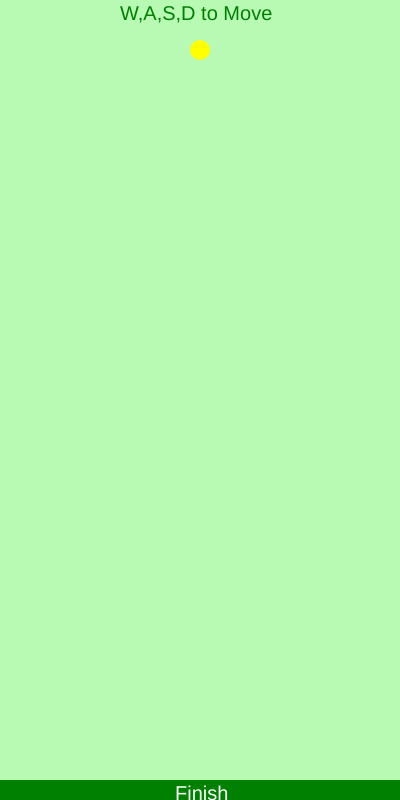
Frame 1 (no input)
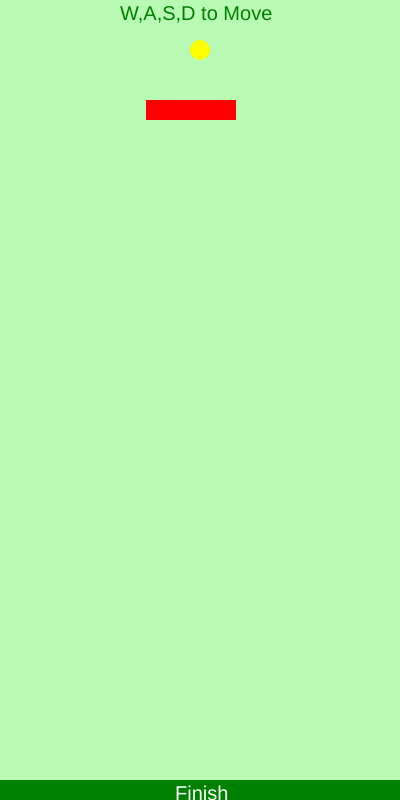
Frame 60 (no input)
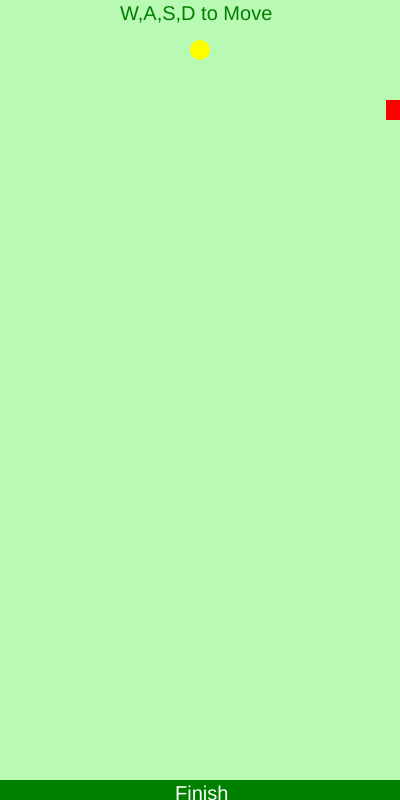
Frame 120 (the mouse pressed at the canvas centre since frame 60)

The p5.js sketch that drew these frames (run headless with seeded random() and noise() and a simulated clock; from frame 60 on, the mouse is pressed at the canvas centre):

// p5.js sketch
// ── sketch.js
//Player var
let px = 200;
let py = 50;
let onClicked = 0;
let mousex = 0;
let mousey = 0;
//Mob1 var
let m1x = -90;
let m1y = 100;
//Mob2 var
let m2x = 100;
let m2y = 30;
let m2xmove = 6;
let m2ymove = 6;
//Mob3 var
let m3x = 300;
let m3y = 120;
let m3xmove = 6;
let m3ymove = 6;


function setup() {
  createCanvas(400, 800);

}

function draw() {
  background(184,249,180);
  noStroke();
// Finish
  fill('Green');
  rect(0,780,400,20);
  fill('White');
  textSize(20);
  text("Finish",175,800);
  if (py >= 780){
    fill('Gold');
    textSize(48);
    text("Winner",120,400);
  }
//Player
  fill('Green');
  textSize(20);
  text("W,A,S,D to Move", 120, 20);
  fill('Yellow');
  circle(px,py,20);
  if(keyIsDown(87)){
    py -= 3;
  }
  if(keyIsDown(65)){
    px -= 3;
  }
  if(keyIsDown(83)){
    py += 3;
  }
  if(keyIsDown(68)){
    px += 3;
  }
  if (onClicked > 0) {
    print(mousex,mousey);
    fill('Blue');
    square(mousex,mousey, 55);
  }
  
// Mob 1
  fill('Red');
  rect(m1x,m1y,90,20);
  if (m1x<=400){
    m1x += 4;
  }
  else{
    m1x = -90;
    m1y = random(100,700);
  }
// Mob 2
  if (py > 200){
    stroke(255,205,0);
    strokeWeight(48);
    point(m2x,m2y);
    m2x += m2xmove;
    m2y += m2ymove;
    if (m2x + 30 >= 400 || m2x <= 0){
      m2xmove *= -1;
    }
    if (m2y + 30 >= 800 || m2y <= 0){
      m2ymove *= -1;
    }
  }
// Mob 3
    if (py > 400){
    stroke(162,0,255);
    strokeWeight(48);
    point(m3x,m3y);
    m3x += m3xmove;
    m3y += m3ymove;
    if (m3x + 30 >= 400 || m3x <= 0){
      m3xmove *= -1;
    }
    if (m3y + 30 >= 800 || m3y <= 0){
      m3ymove *= -1;
    }
  }

}
function mouseClicked() {
    mousex = mouseX;
    mousey = mouseY;
    onClicked += 1;
}
